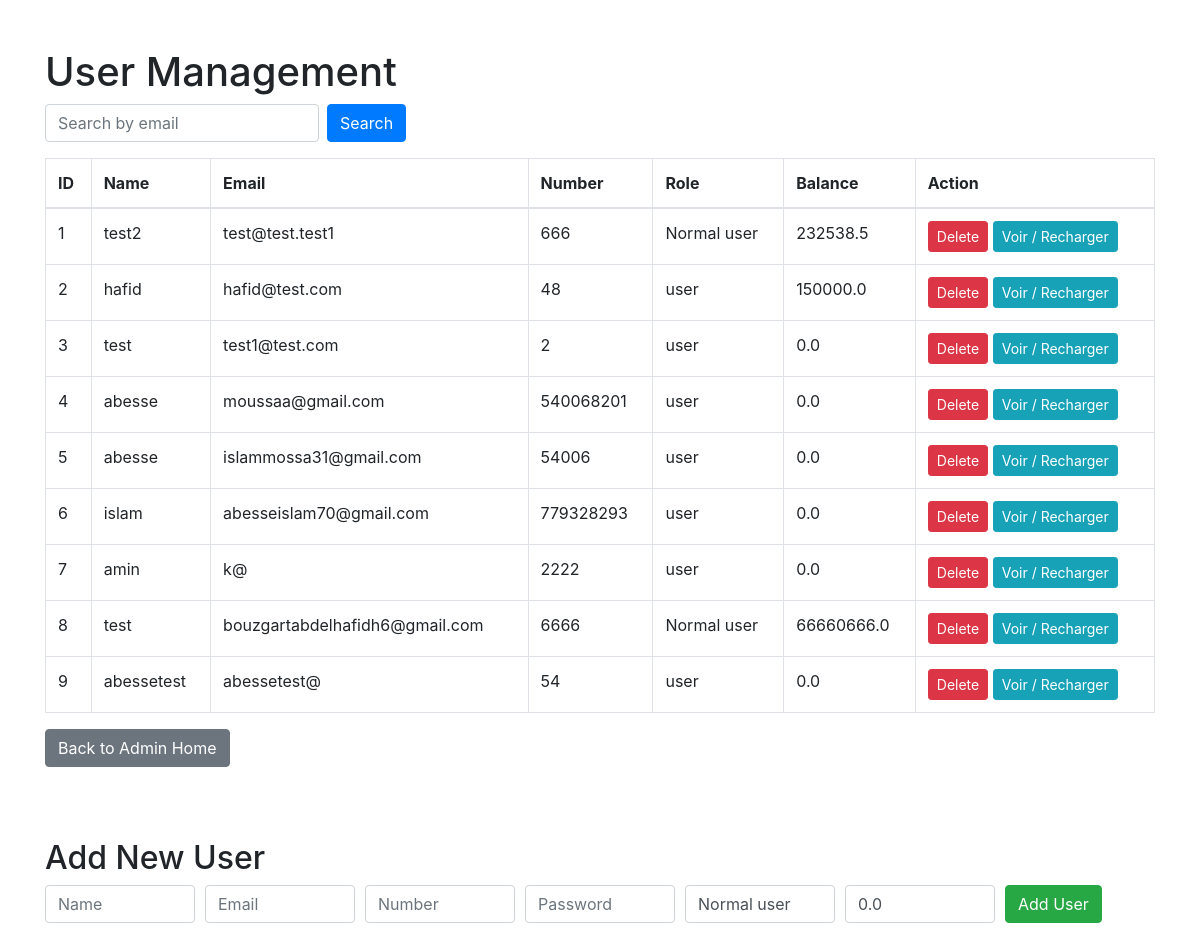
Screenshot of /admin/users with the database file from the repository.
### models.py (models this page shows)
class User(db.Model):
    __tablename__ = 'users'
    id = db.Column(db.Integer, primary_key=True)
    name = db.Column(db.String(100), nullable=False)
    email = db.Column(db.String(120), unique=True, nullable=False)
    number = db.Column(db.Integer,unique=True,nullable=False)
    password = db.Column(db.String(100), nullable=False)
    role = db.Column(db.String(20), default='Normal user')
    balance = db.Column(db.Float, default=0.0)
    bookings = db.relationship('Booking', backref='user')
    recharges = db.relationship('Recharge', backref='user')

### admin_bcnslg_bleu.py (the view)
@admin_bp.route('/users')
def users_page():
    search_email = request.args.get('search_email')
    if search_email:
        users = [get_user_by_email(search_email)] if get_user_by_email(search_email) else []
    else:
        users = get_all_users()
    return render_template('users.html', users=users)

### data_access1.py (called while the page is built)
def get_all_users():
    return User.query.all()

### templates/users.html (shortened to what this page needs)
<!DOCTYPE html>
<html lang="en">
<head>
    <link rel="stylesheet" href="https://stackpath.bootstrapcdn.com/bootstrap/4.5.2/css/bootstrap.min.css">
</head>
<body>
<div class="container mt-5">
    <h1>User Management</h1>
    <form method="get" action="{{ url_for('admin_bp.users_page') }}" class="form-inline mb-3">
        <input type="email" name="search_email" class="form-control mr-2" placeholder="Search by email" value="{{ request.args.get('search_email', '') }}">
        <button type="submit" class="btn btn-primary">Search</button>
    </form>
    <table class="table table-bordered">
        <thead>
            <tr>
                <th>ID</th>
                <th>Name</th>
                <th>Email</th>
                <th>Number</th>
                <th>Role</th>
                <th>Balance</th>
                <th>Action</th>
            </tr>
        </thead>
        <tbody>
            {% for user in users %}
            <tr>
                <td>{{ user.id }}</td>
                <td>{{ user.name }}</td>
                <td>{{ user.email }}</td>
                <td>{{ user.number }}</td>
                <td>{{ user.role }}</td>
                <td>{{ user.balance }}</td>
                <td>
                    <form action="{{ url_for('admin_bp.delete_user_admin', user_id=user.id) }}" method="POST" style="display:inline;">
                        <button type="submit" class="btn btn-danger btn-sm">Delete</button>
                    </form>
                    <a href="{{ url_for('admin_bp.user_detail', user_id=user.id) }}" class="btn btn-info btn-sm">Voir / Recharger</a>
                </td>
            </tr>
            {% endfor %}
        </tbody>
    </table>
    <a href="{{ url_for('admin_bp.admin_home') }}" class="btn btn-secondary mb-4">Back to Admin Home</a>
    <h2 class="mt-5">Add New User</h2>
    <form action="{{ url_for('admin_bp.create_user_admin') }}" method="POST" class="mb-4">
        <div class="form-row">
            <div class="col"><input type="text" name="name" class="form-control" placeholder="Name" required></div>
            <div class="col"><input type="email" name="email" class="form-control" placeholder="Email" required></div>
            <div class="col"><input type="number" name="number" class="form-control" placeholder="Number" required></div>
            <div class="col"><input type="password" name="password" class="form-control" placeholder="Password" required></div>
            <div class="col"><input type="text" name="role" class="form-control" placeholder="Role" value="Normal user"></div>
            <div class="col"><input type="number" step="0.01" name="balance" class="form-control" placeholder="Balance" value="0.0"></div>
            <div class="col"><button type="submit" class="btn btn-success">Add User</button></div>
        </div>
    </form>
</div>
</body>
</html>

### rows the page displays
User: id "1", name "test2", email "test@test.test1", number "666", role "Normal user", balance "232538.5"
User: id "2", name "hafid", email "hafid@test.com", number "48", role "user", balance "150000.0"
User: id "3", name "test", email "test1@test.com", number "2", role "user", balance "0.0"
User: id "4", name "abesse", email "moussaa@gmail.com", number "540068201", role "user", balance "0.0"
User: id "5", name "abesse", email "islammossa31@gmail.com", number "54006", role "user", balance "0.0"
User: id "6", name "islam", email "abesseislam70@gmail.com", number "779328293", role "user", balance "0.0"
User: id "7", name "amin", email "k@", number "2222", role "user", balance "0.0"
User: id "8", name "test", email "bouzgartabdelhafidh6@gmail.com", number "6666", role "Normal user", balance "66660666.0"
User: id "9", name "abessetest", email "abessetest@", number "54", role "user", balance "0.0"
